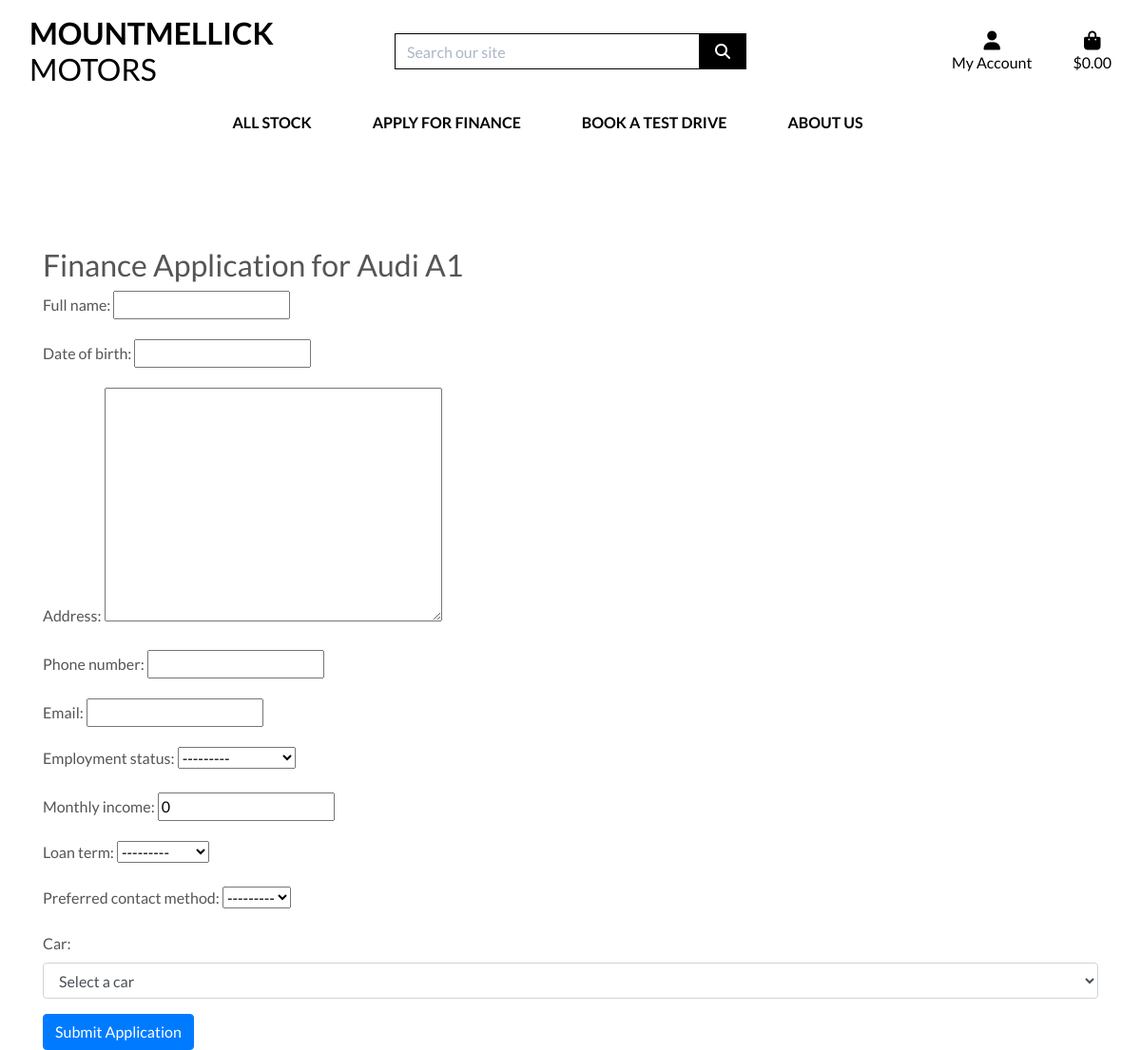
/finance/finance-application/2/, run on an earlier commit of the app's database.
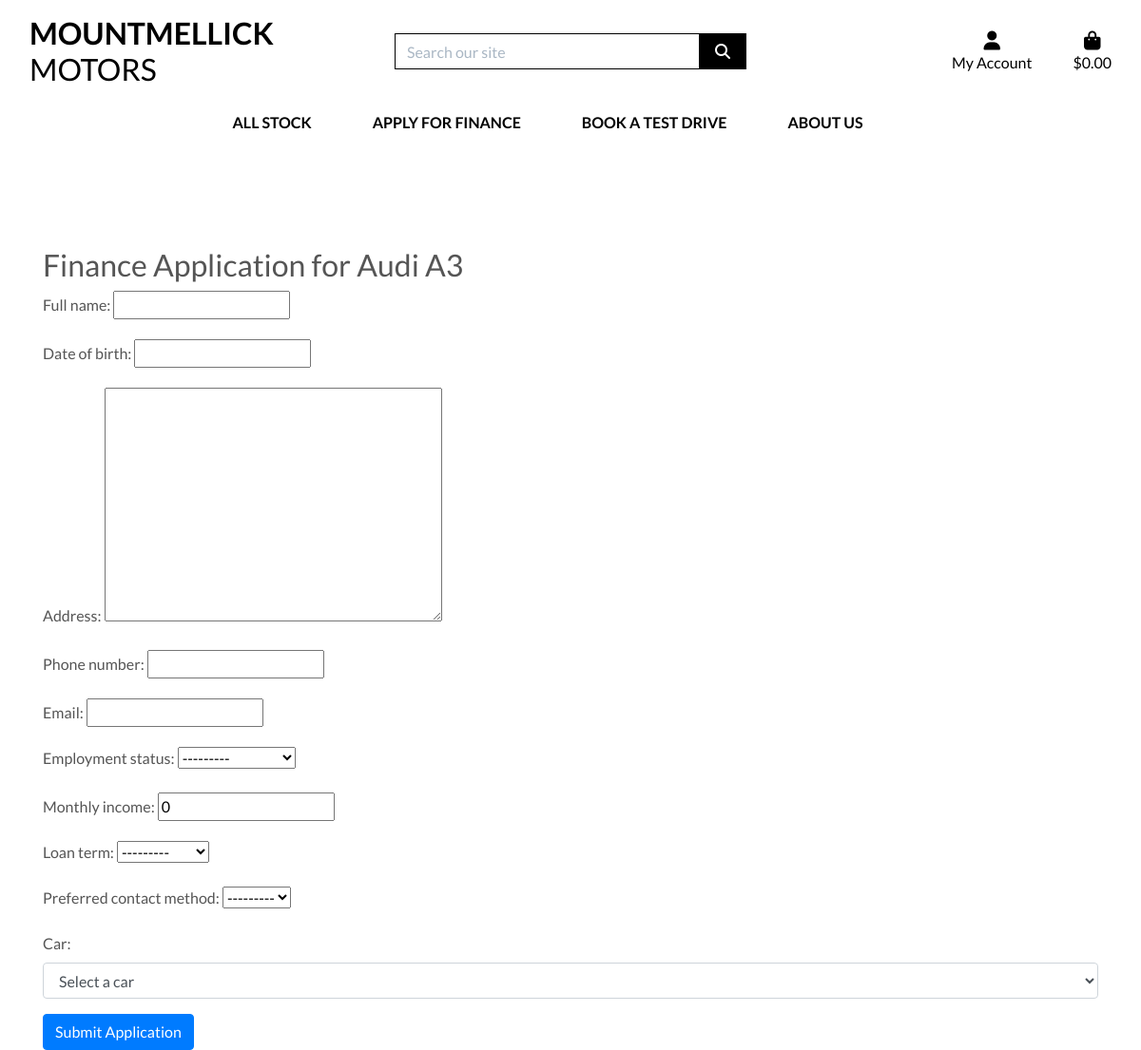
And on a later commit of the database.
### products/models.py (models this page shows, shortened)
class Stock(models.Model):
    reg_number = models.CharField(
        max_length=254,
        unique=True,
        validators=[RegexValidator(regex='^[A-Za-z0-9]*$', message='Registration number must be alphanumeric')]
    )
    make = models.CharField(max_length=254, null=True, blank=True)
    model = models.CharField(max_length=254, null=True, blank=True)
    fuel_type = models.CharField(max_length=254, null=True, blank=True)
    transmission_type = models.CharField(max_length=254, null=True, blank=True)
    description = models.TextField()
    price = models.DecimalField(max_digits=6, decimal_places=2)
    image_url = models.URLField(max_length=1024, null=True, blank=True)
    image = models.ImageField(null=True, blank=True)

### finance/views.py (the view)
# urls.py: path('finance-application/<int:stock_id>/', views.finance_application, name='finance_application'),
def finance_application(request, stock_id):
    car = get_object_or_404(Stock, id=stock_id)  # Get the car object based on the stock_id
    if request.method == 'POST':
        form = FinanceApplicationForm(request.POST)
        if form.is_valid():
            finance_application = form.save(commit=False)
            finance_application.user = request.user  # Assign the logged-in user to the finance application
            finance_application.car = car  # Assign the selected car to the finance application
            finance_application.save()
            messages.success(request, 'Your finance application has been submitted successfully!')
            return redirect('finance_success', application_number=finance_application.application_number)  # Pass the application number
    else:
        form = FinanceApplicationForm()
    return render(request, 'finance/finance_application.html', {'form': form, 'car': car})

### finance/forms.py (shortened to what this page needs)
class FinanceApplicationForm(forms.ModelForm):
    class Meta:
        model = FinanceApplication
        fields = ['full_name', 'date_of_birth', 'address', 'phone_number', 'email', 'employment_status', 'monthly_income', 'loan_term', 'preferred_contact_method', 'car']
    car = forms.ModelChoiceField(
        queryset=Stock.objects.all(),
        empty_label="Select a car",
        widget=forms.Select(attrs={'class': 'form-control'}),
        to_field_name="id"
    )
    def __init__(self, *args, **kwargs):
        super().__init__(*args, **kwargs)
        self.fields['car'].queryset = Stock.objects.all()
        self.fields['car'].label_from_instance = self.car_label_from_instance
    def car_label_from_instance(self, obj):
        return f"{obj.reg_number} - {obj.make} {obj.model}"

### finance/templates/finance/finance_application.html (shortened to what this page needs)
{% extends 'base.html' %}
{% block content %}
<div class="container mt-5 pt-5">
    <h2>Finance Application for {{ car.make }} {{ car.model }}</h2>
    <form method="POST">
        {{ form.as_p }}
        <button type="submit" class="btn btn-primary">Submit Application</button>
    </form>
</div>
{% endblock %}

What changed in the data, as far as the page shows it:
changed Stock "Audi": model "A1" → "A3"
